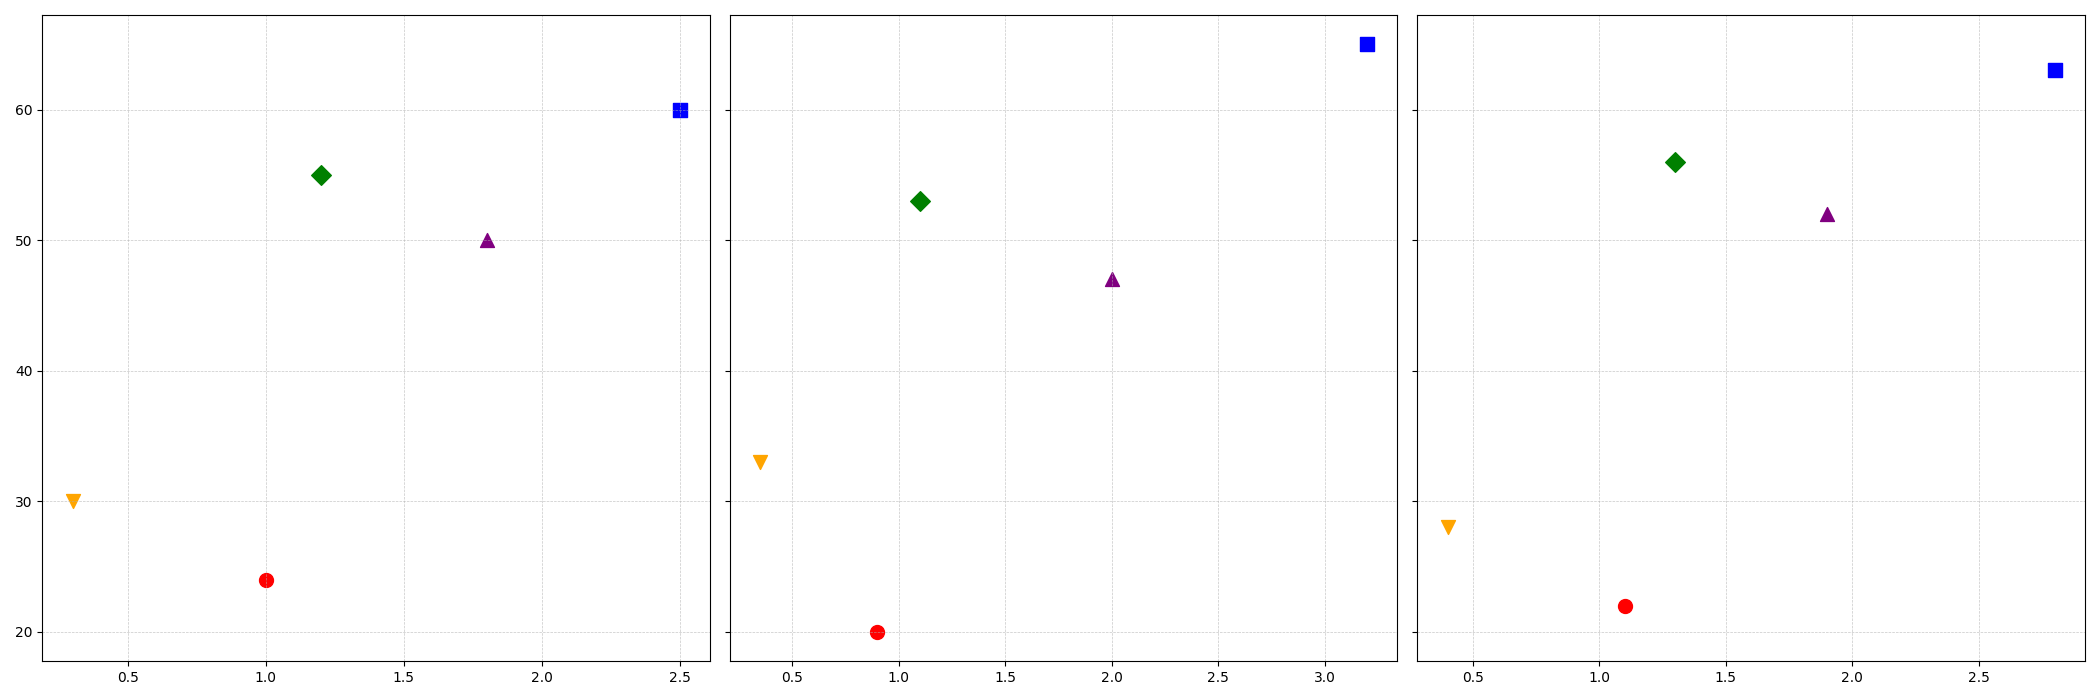

Generate this figure with Python:
import matplotlib.pyplot as plt
import numpy as np

species = ['Parrot', 'Albatross', 'Falcon', 'Eagle', 'Swallow']

wing_spans_tropical = [1.0, 2.5, 1.2, 1.8, 0.3]
wing_spans_temperate = [0.9, 3.2, 1.1, 2.0, 0.35]
wing_spans_arctic = [1.1, 2.8, 1.3, 1.9, 0.4]

flying_speeds_tropical = [24, 60, 55, 50, 30]
flying_speeds_temperate = [20, 65, 53, 47, 33]
flying_speeds_arctic = [22, 63, 56, 52, 28]

colors = ['red', 'blue', 'green', 'purple', 'orange']
markers = ['o', 's', 'D', '^', 'v']

fig, axs = plt.subplots(1, 3, figsize=(21, 7), sharey=True)

axi = axs[0]
for i in range(len(species)):
    axi.scatter(wing_spans_tropical[i], flying_speeds_tropical[i], color=colors[i], s=100, marker=markers[i])

axi.grid(True, linestyle='--', linewidth=0.5, alpha=0.7)

axj = axs[1]
for i in range(len(species)):
    axj.scatter(wing_spans_temperate[i], flying_speeds_temperate[i], color=colors[i], s=100, marker=markers[i])

axj.grid(True, linestyle='--', linewidth=0.5, alpha=0.7)

axk = axs[2]
for i in range(len(species)):
    axk.scatter(wing_spans_arctic[i], flying_speeds_arctic[i], color=colors[i], s=100, marker=markers[i])

axk.grid(True, linestyle='--', linewidth=0.5, alpha=0.7)

plt.tight_layout()
plt.show()
